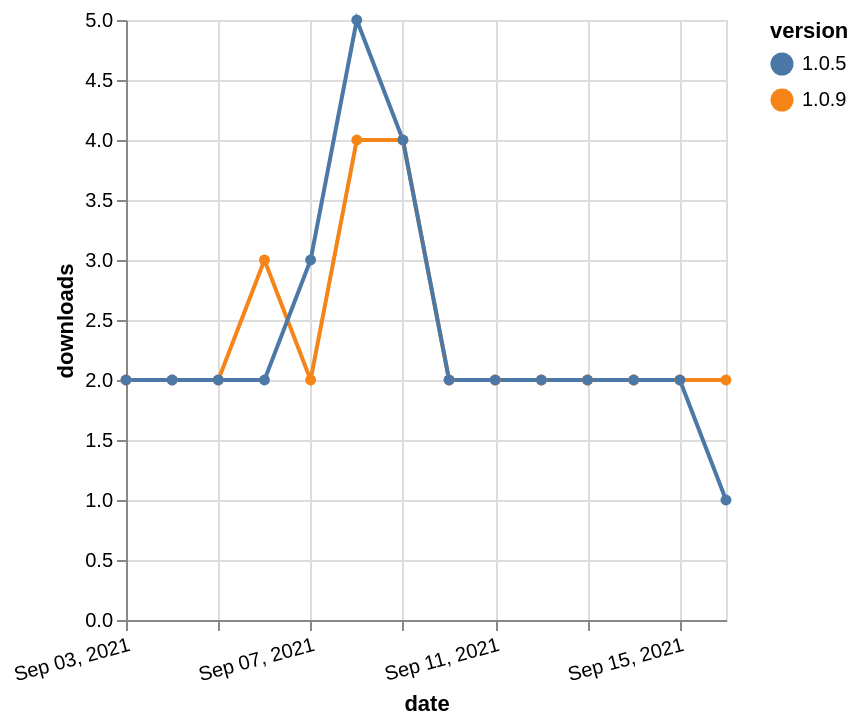

Write a Vega-Lite specification for this figure.
### Vega-Lite specification from a JSON file in a GitHub repository (floating-point values rounded to 4 significant figures)
{"$schema": "https://vega.github.io/schema/vega-lite/v5.json", "description": "A simple bar chart with embedded data.", "data": {"values": [{"date": "2021-09-03", "total": 721, "delta": 2, "version": "1.0.9"}, {"date": "2021-09-04", "total": 723, "delta": 2, "version": "1.0.9"}, {"date": "2021-09-05", "total": 725, "delta": 2, "version": "1.0.9"}, {"date": "2021-09-06", "total": 728, "delta": 3, "version": "1.0.9"}, {"date": "2021-09-07", "total": 730, "delta": 2, "version": "1.0.9"}, {"date": "2021-09-08", "total": 734, "delta": 4, "version": "1.0.9"}, {"date": "2021-09-09", "total": 738, "delta": 4, "version": "1.0.9"}, {"date": "2021-09-10", "total": 740, "delta": 2, "version": "1.0.9"}, {"date": "2021-09-11", "total": 742, "delta": 2, "version": "1.0.9"}, {"date": "2021-09-12", "total": 744, "delta": 2, "version": "1.0.9"}, {"date": "2021-09-13", "total": 746, "delta": 2, "version": "1.0.9"}, {"date": "2021-09-14", "total": 748, "delta": 2, "version": "1.0.9"}, {"date": "2021-09-15", "total": 750, "delta": 2, "version": "1.0.9"}, {"date": "2021-09-16", "total": 752, "delta": 2, "version": "1.0.9"}, {"date": "2021-09-03", "total": 2971, "delta": 2, "version": "1.0.5"}, {"date": "2021-09-04", "total": 2973, "delta": 2, "version": "1.0.5"}, {"date": "2021-09-05", "total": 2975, "delta": 2, "version": "1.0.5"}, {"date": "2021-09-06", "total": 2977, "delta": 2, "version": "1.0.5"}, {"date": "2021-09-07", "total": 2980, "delta": 3, "version": "1.0.5"}, {"date": "2021-09-08", "total": 2985, "delta": 5, "version": "1.0.5"}, {"date": "2021-09-09", "total": 2989, "delta": 4, "version": "1.0.5"}, {"date": "2021-09-10", "total": 2991, "delta": 2, "version": "1.0.5"}, {"date": "2021-09-11", "total": 2993, "delta": 2, "version": "1.0.5"}, {"date": "2021-09-12", "total": 2995, "delta": 2, "version": "1.0.5"}, {"date": "2021-09-13", "total": 2997, "delta": 2, "version": "1.0.5"}, {"date": "2021-09-14", "total": 2999, "delta": 2, "version": "1.0.5"}, {"date": "2021-09-15", "total": 3001, "delta": 2, "version": "1.0.5"}, {"date": "2021-09-16", "total": 3002, "delta": 1, "version": "1.0.5"}]}, "width": "container", "mark": {"type": "line", "point": {"filled": true}}, "encoding": {"x": {"field": "date", "type": "temporal", "timeUnit": "yearmonthdate", "title": "date", "axis": {"labelAngle": -15}}, "y": {"field": "delta", "type": "quantitative", "title": "downloads"}, "color": {"field": "version", "type": "nominal"}, "tooltip": {"field": "delta"}}}
